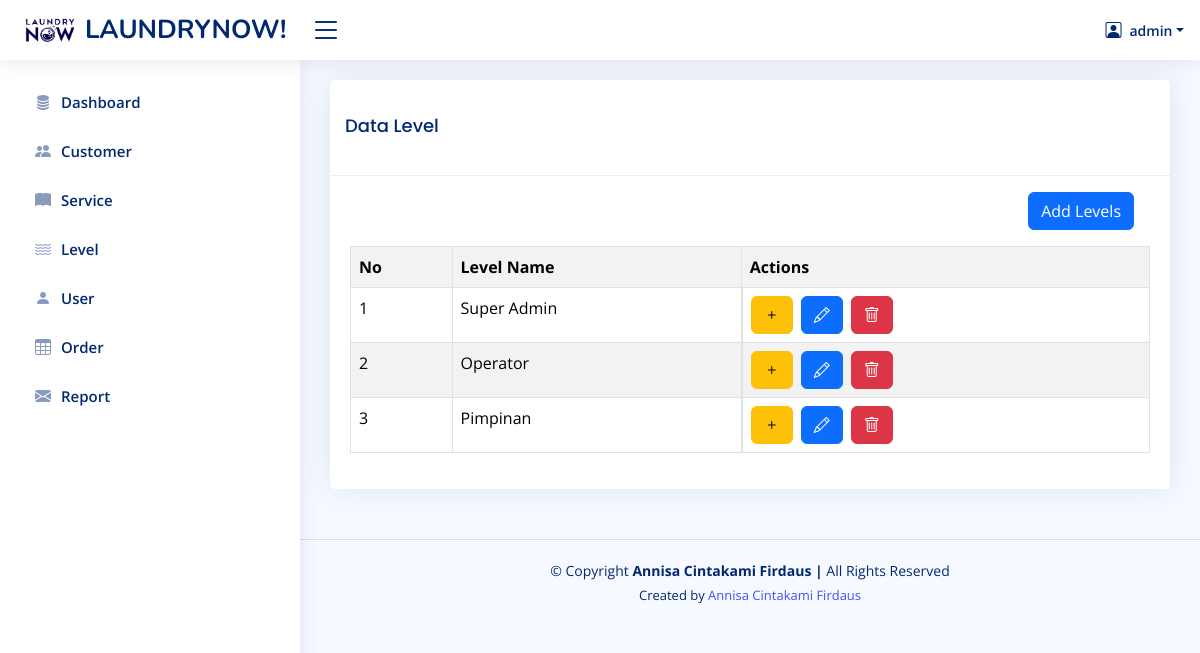
/home.php?page=level (signed in), run on the app's committed database.
### tables this page shows
CREATE TABLE `level_menus` (
  `id` int(11) NOT NULL,
  `level_id` int(11) NOT NULL,
  `menu_id` int(11) NOT NULL,
  `created_at` timestamp NOT NULL DEFAULT current_timestamp(),
  `updated_at` timestamp NULL DEFAULT NULL ON UPDATE current_timestamp()
);

CREATE TABLE `menus` (
  `id` int(11) NOT NULL,
  `name` varchar(30) NOT NULL,
  `icon` varchar(30) NOT NULL,
  `link` varchar(30) NOT NULL,
  `orders` int(11) NOT NULL,
  `created_at` timestamp NOT NULL DEFAULT current_timestamp(),
  `updated_at` timestamp NULL DEFAULT NULL ON UPDATE current_timestamp()
);

CREATE TABLE `levels` (
  `id` int(11) NOT NULL,
  `name` varchar(100) NOT NULL,
  `created_at` datetime NOT NULL DEFAULT current_timestamp(),
  `updated_at` timestamp NULL DEFAULT NULL ON UPDATE current_timestamp()
);

### pages/level.php (the view, shortened to what this page needs)
<?php
$q_levels = mysqli_query($config, "SELECT * FROM levels");
$levels = mysqli_fetch_all($q_levels, MYSQLI_ASSOC);
?>
<!DOCTYPE html>
<html lang="en">
<head>
</head>
<body>
  <div class="row">
    <div class="col-sm-12">
      <div class="card">
        <div class="card-header">
          <h1 class="card-title">Data Level</h1>
        </div>
        <div class="card-body">
          <div class="d-flex justify-content-end m-3">
            <a href="?page=tambah-level" class="btn btn-primary">Add Levels</a>
          </div>
          <table class="table table-bordered table-striped">
            <tr>
              <th>No</th>
              <th>Level Name</th>
              <th>Actions</th>
            </tr>
            <?php
            foreach ($levels as $key => $level) {
            ?>
              <tr>
                <td><?php echo $key + 1 ?></td>
                <td><?php echo $level['name'] ?></td>
                <td class="d-flex gap-2">
                  <a class="btn btn-warning" href="?page=add-role-menu&edit=<?php echo $level['id'] ?>"><i class="bi bi-plus"></i></a>
                  <a class="btn btn-primary" href="?page=tambah-level&edit=<?php echo $level['id'] ?>"><i class="bi bi-pencil"></i></a>
                  <form action="?page=level&delete=<?php echo $level['id'] ?>" method="post" onclick="return confirm('Apakah ingin di hapus?')">
                    <button class="btn btn-danger" type="submit"><i class="bi bi-trash"></i></button>
                  </form>
                </td>
              </tr>
            <?php
            }
            ?>
          </table>
        </div>
      </div>
    </div>
  </div>
</body>
</html>

### inc/sidebar.php (shortened to what this page needs)
<?php
  $level_id = $_SESSION['LEVEL_ID'] ?? '';
  $queryLevelMenu = mysqli_query($config, "SELECT * FROM menus JOIN level_menus ON menus.id = level_menus.menu_id WHERE level_id = '$level_id' ORDER BY orders ASC");
  $rowLevelMenus = mysqli_fetch_all($queryLevelMenu, MYSQLI_ASSOC);
?>
<aside id="sidebar" class="sidebar">
    <ul class="sidebar-nav" id="sidebar-nav">
      <?php foreach($rowLevelMenus as $rowLevelMenu): ?>
      <li class="nav-item">
        <a class="nav-link collapsed" href="?page=<?php echo $rowLevelMenu['link'] ?>">
          <i class="<?php echo $rowLevelMenu['icon'] ?>"></i>
          <span><?php echo $rowLevelMenu['name'] ?></span>
        </a>
      </li>
      <?php endforeach ?>
    </ul>
  </aside>

### assets/css/style.css (style rules this page uses)
:root { scroll-behavior: smooth; }
body { font-family: "Open Sans", sans-serif; background: #f6f9ff; color: #444444; }
a { color: #4154f1; text-decoration: none; }
h1, h2, h3, h4, h5, h6 { font-family: "Nunito", sans-serif; }
.card { margin-bottom: 30px; border: none; border-radius: 5px; box-shadow: 0px 0 30px rgba(1, 41, 112, 0.1); }
.card-header, .card-footer { border-color: #ebeef4; background-color: #fff; color: #798eb3; padding: 15px; }
.card-title { padding: 20px 0 15px 0; font-size: 18px; font-weight: 500; color: #012970; font-family: "Poppins", sans-serif; }
.card-body { padding: 0 20px 20px 20px; }
.sidebar { position: fixed; top: 60px; left: 0; bottom: 0; width: 300px; z-index: 996; transition: all 0.3s; padding: 20px; overflow-y: auto; scrollbar-width: thin; scrollbar-color: #aab7cf transparent; box-shadow: 0px 0px 20px rgba(1, 41, 112, 0.1); background-color: #fff; }
.sidebar-nav { padding: 0; margin: 0; list-style: none; }
.sidebar-nav li { padding: 0; margin: 0; list-style: none; }
.sidebar-nav .nav-item { margin-bottom: 5px; }
.sidebar-nav .nav-link { display: flex; align-items: center; font-size: 15px; font-weight: 600; color: #4154f1; transition: 0.3; background: #f6f9ff; padding: 10px 15px; border-radius: 4px; }
.sidebar-nav .nav-link i { font-size: 16px; margin-right: 10px; color: #4154f1; }
.sidebar-nav .nav-link.collapsed { color: #012970; background: #fff; }
.sidebar-nav .nav-link.collapsed i { color: #899bbd; }

### data on the page
level_menus: menu.name "Dashboard"
level_menus: menu.name "Customer"
level_menus: menu.name "Service"
level_menus: menu.name "Level"
level_menus: menu.name "User"
level_menus: menu.name "Order"
level_menus: menu.name "Report"
levels: name "Super Admin"
levels: name "Operator"
levels: name "Pimpinan"

### other printed values
$_SESSION['NAME'] "admin"
